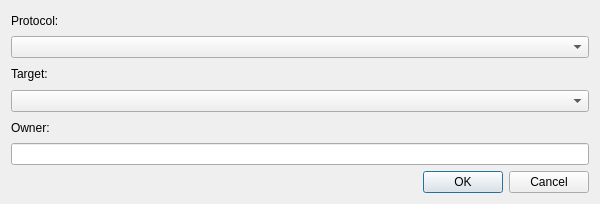
<?xml version="1.0" encoding="UTF-8"?>
<ui version="4.0">
 <class>SNSSubscriptionDialog</class>
 <widget class="QDialog" name="SNSSubscriptionDialog">
  <property name="geometry">
   <rect>
    <x>0</x>
    <y>0</y>
    <width>600</width>
    <height>204</height>
   </rect>
  </property>
  <property name="windowTitle">
   <string>SNSSubscriptionDialog</string>
  </property>
  <layout class="QVBoxLayout" name="verticalLayout">
   <item>
    <layout class="QGridLayout" name="gridLayout">
     <item row="0" column="0">
      <widget class="QLabel" name="protocolLabel">
       <property name="text">
        <string>Protocol:</string>
       </property>
      </widget>
     </item>
    </layout>
   </item>
   <item>
    <widget class="QComboBox" name="protocolCombo"/>
   </item>
   <item>
    <widget class="QLabel" name="targetLabel">
     <property name="text">
      <string>Target:</string>
     </property>
    </widget>
   </item>
   <item>
    <widget class="QComboBox" name="targetCombo"/>
   </item>
   <item>
    <widget class="QLabel" name="ownerLabel">
     <property name="text">
      <string>Owner:</string>
     </property>
    </widget>
   </item>
   <item>
    <widget class="QLineEdit" name="ownerEdit"/>
   </item>
   <item>
    <widget class="QDialogButtonBox" name="buttonBox">
     <property name="standardButtons">
      <set>QDialogButtonBox::StandardButton::Cancel|QDialogButtonBox::StandardButton::Ok</set>
     </property>
    </widget>
   </item>
  </layout>
 </widget>
 <resources/>
 <connections/>
</ui>
